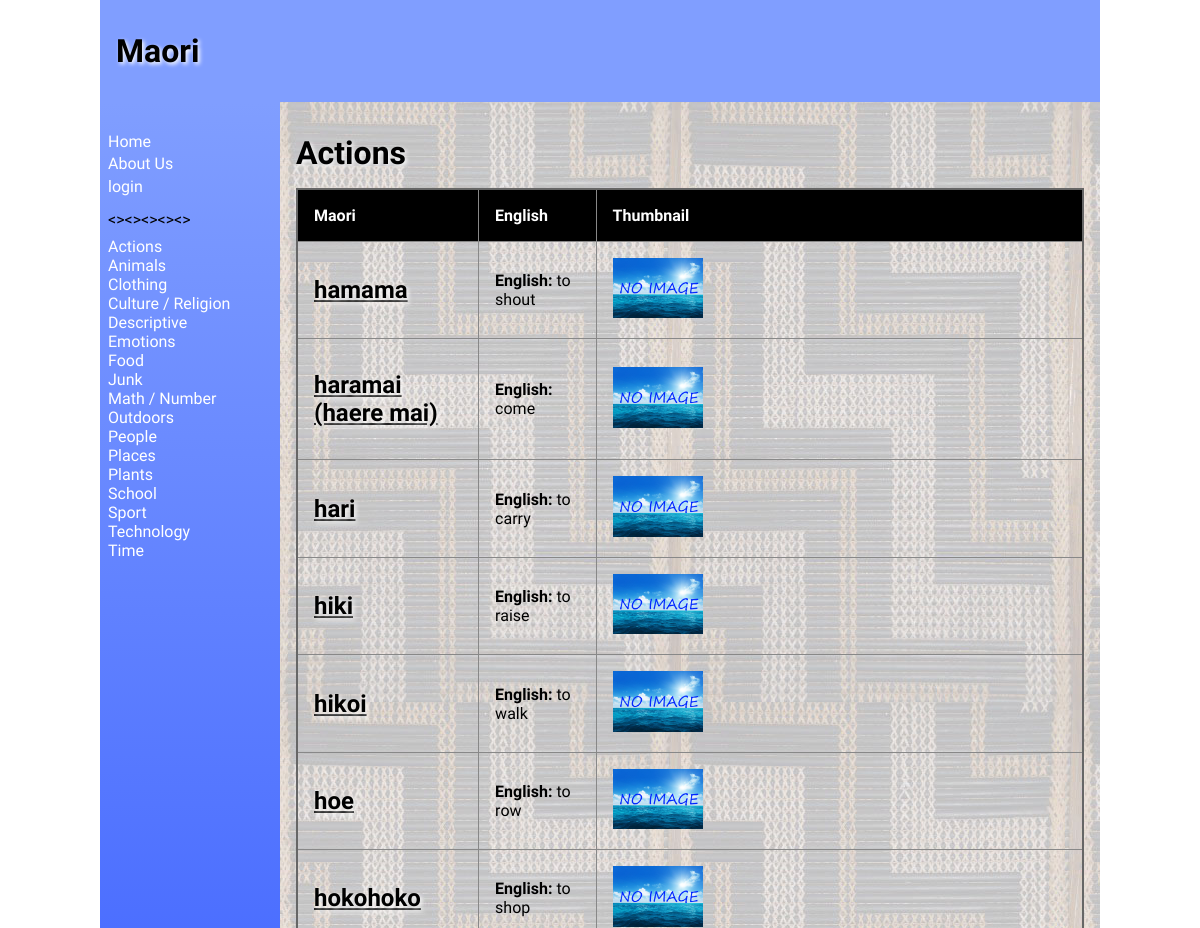
The page /catagories/1 (upper part) on the database as committed earlier.
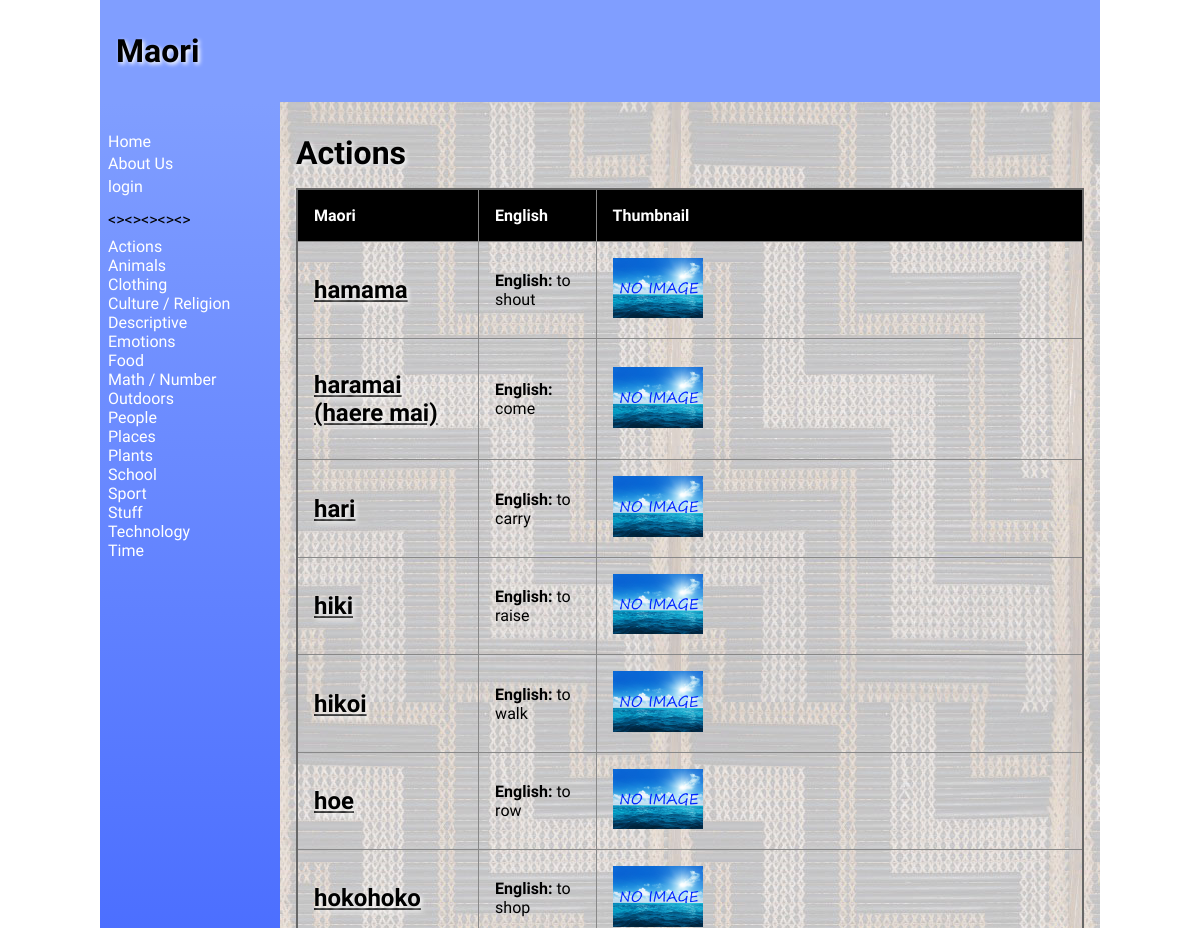
The same page on the database as committed later.
### tables this page shows
CREATE TABLE "catalist"
(
    catali  varchar(30),
    cata_id integer
        constraint catalist_pk
            primary key autoincrement
);

CREATE TABLE "product"
(
    name_id    integer
        constraint product_pk
            primary key autoincrement,
    name       varchar(30),
    english    varchar(30),
    category   varchar(100),
    definition varchar(300),
    level      integer,
    image      varchar(100),
    cata_id    integer,
    date_time  vatchar(100),
    edited_by  varchar(30)
);

### app.py (the view)
@app.route("/catagories/<cata_id>", methods=["GET", "POST"])
def render_catagories(cata_id):
    cata_list = sidenav1()
    con = create_connection(DB_NAME)
    query = """SELECT name_id, name, english, cata_id, category, definition, level, image FROM product WHERE cata_id=? ORDER BY name, english"""
    cur = con.cursor()
    cur.execute(query, (cata_id,))
    maori_list = cur.fetchall()
    con = create_connection(DB_NAME)
    query = """SELECT cata_id, catali FROM catalist WHERE cata_id=?"""
    cur = con.cursor()
    cur.execute(query, (cata_id,))
    cata_names_list = cur.fetchall()
    con.close()
    return render_template("catagories.html", cata_names_list=cata_names_list, catagories=cata_list, maori=maori_list,
                           logged_in=is_logged_in(), teacher=is_teacher())

### app.py (called while the page is built)
def create_connection(db_file):
    try:
        connection = sqlite3.connect(db_file)
        return connection
    except Error as e:
        print(e)
    return None

def sidenav1():
    con = create_connection(DB_NAME)
    query = """SELECT cata_id, catali FROM catalist ORDER BY catali"""
    cur = con.cursor()
    cur.execute(query)
    cata_list = cur.fetchall()
    con.commit()
    con.close()
    return cata_list

def is_logged_in():
    if session.get("email") is None:
        print("not logged in")
        return False
    else:
        print("logged in")
        return True

def is_teacher():
    if session.get("teacher") == "on":
        print("is Teacher")
        return True
    else:
        print("not Teacher")
        return False

### templates/catagories.html (shortened to what this page needs)
{% extends 'base1.html' %}
{% block main %}
        <h1>{{ cata_names_list[0][1] }} </h1>
        <table>
            <tr>
                <th>Maori</th>
                <th>English</th>
                <th>Thumbnail</th>
            </tr>
        {% for product in maori %}
        <tr>
            <td><a href="/name/{{product[0]}}"><h2>{{ product[1] }}</h2></a></td>
            <td><p><strong>English: </strong>{{ product[2] }}</p></td>
            <td><img src="/static/images/{{ product[7] }}" class="tableImage"></td>
        </tr>
        {% endfor %}
        </table>
{% endblock %}

### templates/base1.html (shortened to what this page needs)
<!doctype html>
<html lang="en">
<head>
	<link href="{{ url_for('static', filename='style.css') }}" rel="stylesheet">
</head>
<body>
	<div id="container">
		<header>
			<h1>Maori{% block heading %}{% endblock %}</h1>
		</header>
		<nav>
			<ul>
                <li><a href="\">Home</a></li>
            <a href="/contact">About Us</a><li>
			{% if logged_in %}
			<a href="/logout">logout</a><li>
			{% else %}
            <a href="/login">login</a><li>
			{% endif %}
				<p><><><><><></p>
			{% for catalist in catagories %}
        <div>
            <a href="/catagories/{{ catalist[0] }}">{{ catalist[1] }}</a>
        </div>
    		{% endfor %}
			</ul>
		</nav>
		<main>
            {% block main%}{% endblock %}
        </main>
	</div>
</body>
</html>

### static/style.css (style rules this page uses)
* { font-family: Comfortaa, sans-serif; margin: 0; padding: 0; box-sizing: border-box; }
#container { display: grid; grid-template-columns: 75px auto; grid-template-areas: 'nav header' 'main main' 'footer footer'; }
header { grid-area: header; background-color: #809eff; padding: 1rem; }
nav { grid-area: nav; }
main { grid-area: main; padding: 1rem; background-color: #edd; }
h1, h2, h3, h4 { padding: 1rem 0; font-family: 'Suez One', serif; color: #000; text-shadow: 2px 2px 4px #fff; }
p { padding: 0.5rem 0; }
a { color: #222; }
img { width: 100%; }
.tableImage { max-width: 20%; }
table { width: 100%; border: 2px solid #666; border-collapse: collapse; }
th, td { border: 1px solid #888; padding: 1rem; text-align: left; }
th { background-color: #000; color: #fff; }
@media only screen and (min-width: 768px) { #container { grid-template-columns: 180px auto; grid-template-areas: 'header header' 'nav main' 'footer footer'; } }
@media only screen and (min-width: 768px) { nav { background: linear-gradient(180deg, rgb(128, 158, 255) 0%, rgb(0, 42, 255) 50%, rgb(128, 158, 255) 100%); padding: 0.5rem; } }
@media only screen and (min-width: 768px) { nav ul { list-style: none; } }
@media only screen and (min-width: 768px) { nav li { padding: 0.2rem 0; } }
@media only screen and (min-width: 768px) { nav a { color: #fff; text-decoration: none; } }
@media only screen and (min-width: 768px) { main { background-image: url('poutama.jpg'); background-color: rgba(0, 59, 255, 0.18); } }
@media only screen and (min-width: 1000px) { #container { width: 1000px; margin: auto; } }

Rows that differ between the two databases and show on the page:
removed catalist: catali "Junk"
added catalist: catali "Stuff"
